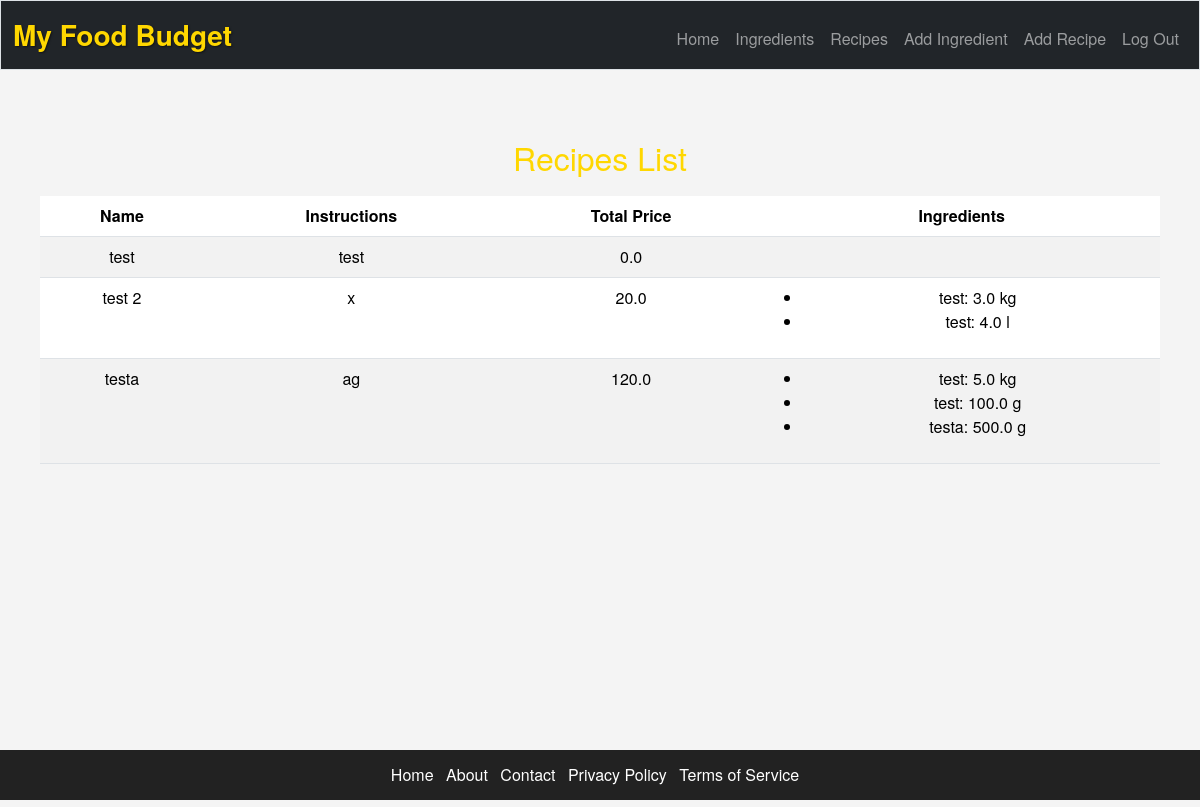
Before: /recipes (signed in) with the older database file.
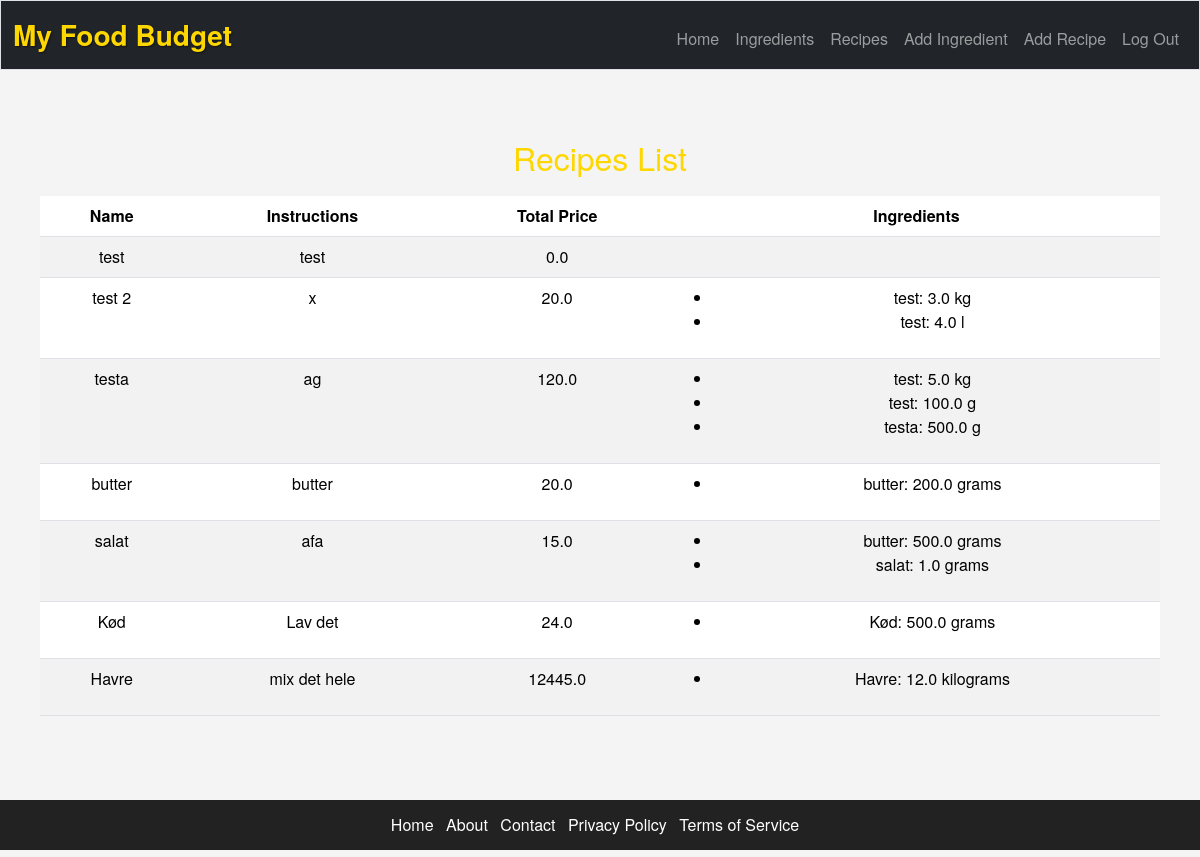
After: the same page with the newer database file.
### models.py (models this page shows)
class Recipe(db.Model):
    __tablename__ = 'recipes'
    id = db.Column(db.Integer, primary_key=True)
    name = db.Column(db.Text, nullable=False)
    instructions = db.Column(db.Text)
    total_price = db.Column(db.Float)

class RecipeIngredient(db.Model):
    __tablename__ = 'recipe_ingredients'
    recipe_id = db.Column(db.Integer, db.ForeignKey('recipes.id'), primary_key=True)
    ingredient_id = db.Column(db.Integer, db.ForeignKey('ingredients.id'), primary_key=True)
    quantity = db.Column(db.Float, nullable=False)
    quantity_unit = db.Column(db.Text, nullable=False)
    recipe = db.relationship('Recipe', backref=db.backref('recipe_ingredients', lazy=True))
    ingredient = db.relationship('Ingredient', backref=db.backref('recipe_ingredients', lazy=True))

class Ingredient(db.Model):
    __tablename__ = 'ingredients'
    id = db.Column(db.Integer, primary_key=True)
    name = db.Column(db.Text, nullable=False)
    quantity = db.Column(db.Float, nullable=False)
    quantity_unit = db.Column(db.Text, nullable=False)
    price = db.Column(db.Float, nullable=False)

### routes.py (the view)
    @app.route('/recipes')
    @login_required
    def recipes():
        recipes_list = get_all_recipes_with_ingredients()
        return render_template('recipes.html', recipes=recipes_list)

### app_factory.py (called while the page is built)
def create_app(config_class=DevelopmentConfig):
    app = Flask(__name__)
    app.config.from_object(config_class)
    db.init_app(app)
    Session(app)
    with app.app_context():
        initialize_database()
    @app.teardown_appcontext
    def teardown_db(exception):
        from db_helper import close_db
        close_db(exception)
    @app.after_request
    def after_request(response):
        response.headers["Cache-Control"] = "no-cache, no-store, must-revalidate"
        response.headers["Expires"] = 0
        response.headers["Pragma"] = "no-cache"
        return response
    from routes import init_routes
    init_routes(app)
    return app

### helpers.py (called while the page is built)
def login_required(f):
    @wraps(f)
    def decorated_function(*args, **kwargs):
        if session.get("user_id") is None:
            return redirect("/login")
        return f(*args, **kwargs)
    return decorated_function

### services.py (called while the page is built)
def get_all_recipes_with_ingredients():
    return get_all_recipes_with_ingredients_from_db()

### templates/recipes.html (shortened to what this page needs)
{% extends "layout.html" %}
{% block main %}
<div class="container">
    <h2>Recipes List</h2>
    <table class="table table-striped">
        <thead>
            <tr>
                <th>Name</th>
                <th>Instructions</th>
                <th>Total Price</th>
                <th>Ingredients</th>
            </tr>
        </thead>
        <tbody>
            {% for recipe in recipes %}
            <tr>
                <td>{{ recipe.name }}</td>
                <td>{{ recipe.instructions }}</td>
                <td>{{ recipe.total_price }}</td>
                <td>
                    <ul>
                        {% for ingredient in recipe.ingredients %}
                        <li>{{ ingredient.name }}: {{ ingredient.quantity }} {{ ingredient.unit }}</li>
                        {% endfor %}
                    </ul>
                </td>
            </tr>
            {% endfor %}
        </tbody>
    </table>
</div>
{% endblock %}

### templates/layout.html (shortened to what this page needs)
<!DOCTYPE html>
<html lang="en">
<head>
    <link href="https://cdn.jsdelivr.net/npm/bootstrap@5.3.3/dist/css/bootstrap.min.css" rel="stylesheet">
    <link href="/static/css/styles.css" rel="stylesheet">
</head>
<body>
    <nav class="bg-dark border navbar navbar-expand-md navbar-dark">
        <div class="container-fluid">
            <a class="navbar-brand my-food-budget" href="/">My Food Budget</a>
            <div class="collapse navbar-collapse" id="navbar">
                {% if session["user_id"] %}
                <ul class="navbar-nav ms-auto mt-2">
                    <li class="nav-item"><a class="nav-link" href="/">Home</a></li>
                    <li class="nav-item"><a class="nav-link" href="/ingredients">Ingredients</a></li>
                    <li class="nav-item"><a class="nav-link" href="/recipes">Recipes</a></li>
                    <li class="nav-item"><a class="nav-link" href="/add_ingredient">Add Ingredient</a></li>
                    <li class="nav-item"><a class="nav-link" href="/add_meal">Add Recipe</a></li>
                    <li class="nav-item"><a class="nav-link" href="/logout">Log Out</a></li>
                </ul>
                {% else %}
                <ul class="navbar-nav ms-auto mt-2">
                    <li class="nav-item"><a class="nav-link" href="/register">Register</a></li>
                    <li class="nav-item"><a class="nav-link" href="/login">Log In</a></li>
                </ul>
                {% endif %}
            </div>
        </div>
    </nav>
    <main class="container py-5 text-center">
        {% block main %}{% endblock %}
    </main>
    <footer class="footer">
        <div class="container text-center">
            <ul class="list-inline mb-0">
                <li class="list-inline-item"><a href="/">Home</a></li>
                <li class="list-inline-item"><a href="/about">About</a></li>
                <li class="list-inline-item"><a href="/contact">Contact</a></li>
                <li class="list-inline-item"><a href="/privacy-policy">Privacy Policy</a></li>
                <li class="list-inline-item"><a href="/terms-service">Terms of Service</a></li>
            </ul>
        </div>
    </footer>
</body>
</html>

### static/css/styles.css (style rules this page uses)
body, html { margin: 0; padding: 0; width: 100%; }
@media (min-width: 992px) { .container { max-width: 970px; } }
@media (min-width: 1200px) { .container { max-width: 1170px; } }
body { background-color: #f4f4f4; font-family: 'Helvetica Neue', Helvetica, Arial, sans-serif; margin: 0; padding: 0; display: flex; flex-direction: column; min-height: 100vh; }
main { flex: 1; display: flex; flex-direction: column; align-items: center; justify-content: flex-start; padding-top: 50px; }
.container { max-width: 100%; width: 100%; margin: 0 auto; padding: 20px; }
h2 { color: #FFD700; margin-bottom: 20px; }
nav { border-bottom: 2px solid #ddd; background-color: #343a40; }
.navbar-brand { font-size: 1.75rem; font-weight: bold; color: #FFD700; text-shadow: 1px 1px 2px rgba(0, 0, 0, 0.5); transition: transform 0.3s ease; }
a { color: #537fbe; text-decoration: none; }
.footer { background-color: #222; color: #fff; display: flex; align-items: center; justify-content: center; height: 50px; position: relative; bottom: 0; width: 100%; margin-top: auto; }
.footer a { color: #f5b82e; transition: color 0.2s ease; }
.list-inline { padding-left: 0; list-style: none; }
.list-inline-item { display: inline; margin-right: 10px; }
.list-inline-item a { color: inherit; text-decoration: none; }

Changed rows visible on the page:
added Recipe: name "butter", instructions "butter", total_price "20.0"
added RecipeIngredient: name "butter", quantity "200.0", unit "grams"
added Recipe: name "salat", instructions "afa", total_price "15.0"
added RecipeIngredient: name "butter", quantity "500.0", unit "grams", shown under "salat"
added RecipeIngredient: name "salat", quantity "1.0", unit "grams"
added Recipe: name "Kød", instructions "Lav det", total_price "24.0"
added RecipeIngredient: name "Kød", quantity "500.0", unit "grams"
added Recipe: name "Havre", instructions "mix det hele", total_price "12445.0"
added RecipeIngredient: name "Havre", quantity "12.0", unit "kilograms"
